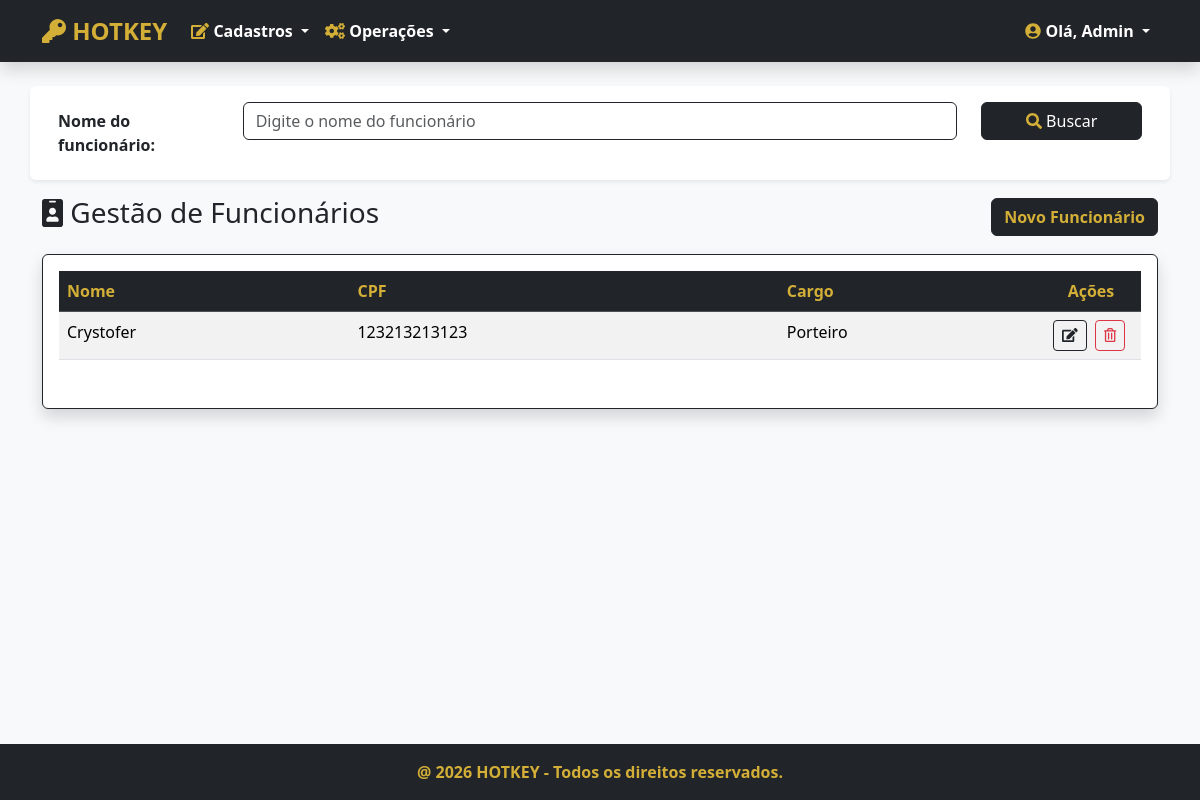
The page /funcionarios/ (signed in) on the database its author committed.
### funcionarios/models.py (models this page shows, shortened)
class Funcionario(Pessoa):
    CARGO_CHOICES = [
        ('PORTEIRO', 'Porteiro'),
        ('GERENTE', 'Gerente'),
    ]
    cargo = models.CharField ('Cargo',max_length=20, choices=CARGO_CHOICES, default='PORTEIRO')
    class Meta:
        verbose_name = 'Funcionario'
        verbose_name_plural = 'Funcionarios'

### clientes/models.py (models this page shows)
class Pessoa(models.Model):
    nome = models.CharField('Nome', max_length=100, help_text='Nome completo')
    cpf = models.CharField('CPF', max_length=14, unique=True, help_text='Apenas números ou formato 000.000.000-00')

### funcionarios/views.py (the view)
# urls.py: path('', FuncionarioListView.as_view(), name='funcionarios'),
class FuncionarioListView(PermissionRequiredMixin,ListView):
    permission_required = 'funcionarios.view_funcionario'
    permission_denied_message = 'Visualizar funcionário'
    model = Funcionario
    template_name = 'funcionarios.html'
    def get_queryset(self):
        buscar = self.request.GET.get('buscar')
        qs = super(FuncionarioListView, self).get_queryset()
        if buscar:
            qs = qs.filter(nome__icontains=buscar)
        if qs.count() > 0:
            paginator = Paginator(qs, 5)
            listagem = paginator.get_page(self.request.GET.get('page'))
            return listagem
        else:
            return messages.info(self.request,'Não existem funcionários cadastrados!')

### funcionarios/templates/funcionarios.html (shortened to what this page needs)
{% extends 'index.html' %}
{% load django_bootstrap5 %}
{% block content %}
<section class="section mt-4">
    <div class="container">
        <form action="" method="GET">
            <div class="form-group row p-3 mb-3 bg-white shadow-sm rounded">
                <label class="col-sm-2 col-form-label fw-bold">Nome do funcionário:</label>
                <div class="col-sm-8">
                    <input class="form-control border-dark" type="text" name="buscar" value="{{ request.GET.buscar }}" placeholder="Digite o nome do funcionário">
                </div>
                <div class="col-sm-2">
                    <button type="submit" class="btn btn-dark w-100"><i class="fas fa-search text-gold"></i> Buscar</button>
                </div>
            </div>
        </form>
        <div class="d-flex justify-content-between align-items-center mb-3">
            <h3 class="text-dark"><i class="fas fa-id-badge"></i> Gestão de Funcionários</h3>
            <a href="{% url 'funcionario_adicionar' %}" class="btn btn-dark text-gold fw-bold">Novo Funcionário</a>
        </div>
        {% if object_list %}
        <div class="card shadow border-dark">
            <div class="card-body">
                <div class="table-responsive">
                    <table class="table table-hover table-striped">
                        <thead class="table-dark">
                            <tr>
                                <th class="text-gold">Nome</th>
                                <th class="text-gold">CPF</th>
                                <th class="text-gold">Cargo</th>
                                <th style="width: 100px; text-align: center" class="text-gold">Ações</th>
                            </tr>
                        </thead>
                        <tbody>
                            {% for funcionario in object_list %}
                            <tr>
                                <td>{{ funcionario.nome }}</td>
                                <td>{{ funcionario.cpf }}</td>
                                <td>{{ funcionario.get_cargo_display }}</td>
                                <td style="text-align: center">
                                    <a href="{% url 'funcionario_editar' funcionario.pk %}" class="btn btn-sm btn-outline-dark me-1" title="Editar">
                                        <i class="fas fa-edit"></i>
                                    </a>
                                    <a href="{% url 'funcionario_apagar' funcionario.pk %}" class="btn btn-sm btn-outline-danger me-1" title="Excluir">
                                        <i class="far fa-trash-alt"></i>
                                    </a>
                                </td>
                            </tr>
                            {% endfor %}
                        </tbody>
                    </table>
                </div>
            </div>
        </div>
        {% else %}
        <div class="alert alert-warning border-dark text-dark mt-4">
            <h5 class="m-0"><i class="fas fa-exclamation-triangle text-gold"></i> Não existem funcionários cadastrados!</h5>
        </div>
        {% endif %}
    </div>
</section>
{% endblock %}

### home/templates/index.html (shortened to what this page needs)
<!DOCTYPE html>
{% load static %}
{% load django_bootstrap5 %}
<html lang="pt-br" data-bs-theme="light">
{% block head %}
    {% include "head.html" %}
{% endblock %}
<body class="d-flex flex-column min-vh-100">
    <nav class="navbar navbar-expand-lg bg-dark navbar-dark shadow">
        <div class="container">
            <a class="navbar-brand text-gold fw-bold fs-4" href="/">
                <i class="fas fa-key"></i> HOTKEY
            </a>
            <div class="collapse navbar-collapse" id="menuPrincipal">
                {% if request.user.is_authenticated %}
                <ul class="navbar-nav me-auto mb-2 mb-lg-0">
                    <li class="nav-item dropdown">
                        <a class="nav-link dropdown-toggle fw-bold" href="#" id="menuCadastros" role="button" data-bs-toggle="dropdown">
                            <i class="fas fa-edit text-gold"></i> Cadastros
                        </a>
                    </li>
                    <li class="nav-item dropdown">
                        <a class="nav-link dropdown-toggle fw-bold" href="#" id="menuOperacoes" role="button" data-bs-toggle="dropdown">
                            <i class="fas fa-cogs text-gold"></i> Operações
                        </a>
                    </li>
                </ul>
                <ul class="navbar-nav ms-auto">
                    <li class="nav-item dropdown">
                        <a class="nav-link dropdown-toggle fw-bold text-white" href="#" id="menuUsuario" role="button" data-bs-toggle="dropdown">
                            <i class="fas fa-user-circle text-gold"></i> Olá, {{ request.user.username|title }}
                        </a>
                    </li>
                </ul>
                {% endif %}
            </div>
        </div>
    </nav>
    <main class="flex-grow-1">
        {% block content %}{% endblock %}
    </main>
    {% block footer %}
        {% include "footer.html" %}
    {% endblock %}
</body>
</html>

### home/templates/head.html (style rules this page uses)
body { background-color: #f8f9fa; }
.text-gold { color: #D4AF37 !important; }
.navbar-dark .navbar-nav .nav-link { color: #fff; }

### rows shown on the page
Funcionario: nome "Crystofer", cpf "123213213123", cargo "Porteiro"

### other values the page prints
{{ request.user.username|title }} "Admin"
